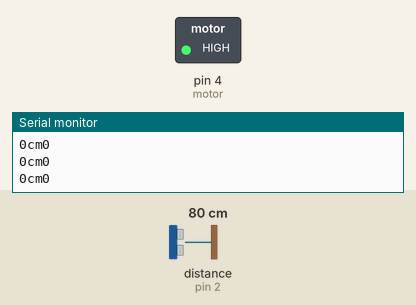
Bench run of a sketch on a simulated Arduino Uno, built with avr-gcc and run on an emulated ATmega328P. Parts: switched loads named in the sketch (green lamp = pin HIGH), the last lines printed to the serial monitor. Inputs (shaded band) come from the test bench; at power-on: distance to the obstacle (sensor on pin 2) 80 cm. The echo pulse lasts 58.3 µs per cm.

Above: at 1.2 s.
1.3 s: distance to the obstacle (sensor on pin 2) set to 21 cm
2.8 s: distance to the obstacle (sensor on pin 2) set to 17 cm
At 4.0 s:
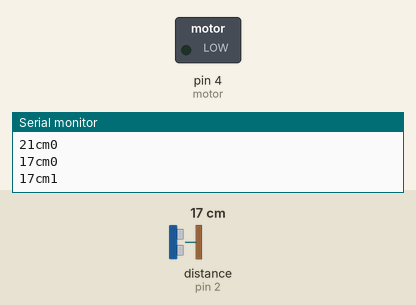
4.3 s: distance to the obstacle (sensor on pin 2) set to 35 cm
At 4.9 s:
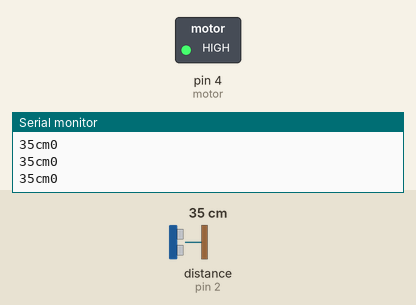
5.8 s: distance to the obstacle (sensor on pin 2) set to 4 cm
At 6.6 s:
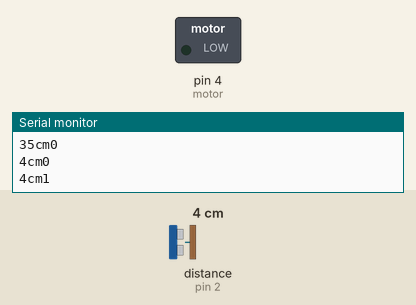
Timing chart, 0 to 8.3 s (numbered marks = the images above; inputs shaded):
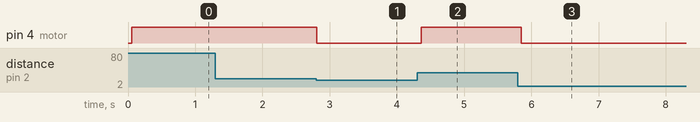

The sketch:

CucitanganV2.ino
```cpp
#include <NewPing.h>

#define motor 4
#define TRIGGER_PIN 3
#define ECHO_PIN 2
#define MAX_DISTANCE 50
#define motorOn digitalWrite(motor, 0)
#define motorOff digitalWrite(motor, 1)
int kondisiMotor=0;

// NewPing setup of pins and maximum distance
NewPing sonar(TRIGGER_PIN, ECHO_PIN, MAX_DISTANCE);

void setup() {
  pinMode(motor,OUTPUT);
  Serial.begin(9600);
  Serial.println("Start");
}

void loop() {
   delay(50);
   unsigned int distance = sonar.ping_cm();
   Serial.print(distance);
   Serial.print("cm");
   Serial.println(kondisiMotor);

   if (distance>=3 && distance <=19){
    motorOn;
    kondisiMotor=1;
    Serial.print(distance);
    Serial.print("cm");
    Serial.println(kondisiMotor);
    delay(1500);
   }

    if (distance>19 || distance==0){
    motorOff;
    kondisiMotor=0;

    Serial.print(distance);
    Serial.print("cm");
    Serial.println(kondisiMotor);
   }

}
```

Measured:
- the behaviour switches between 20 and 19 cm on distance to the obstacle (sensor on pin 2) (found by bisection; images 0 and 1)
- after the input at 2.8 s, pin 4 (motor): HIGH → LOW at once
- after the input at 4.3 s, pin 4 (motor): LOW → HIGH after 0.06 s
- after the input at 5.8 s, pin 4 (motor): HIGH → LOW after 0.05 s
